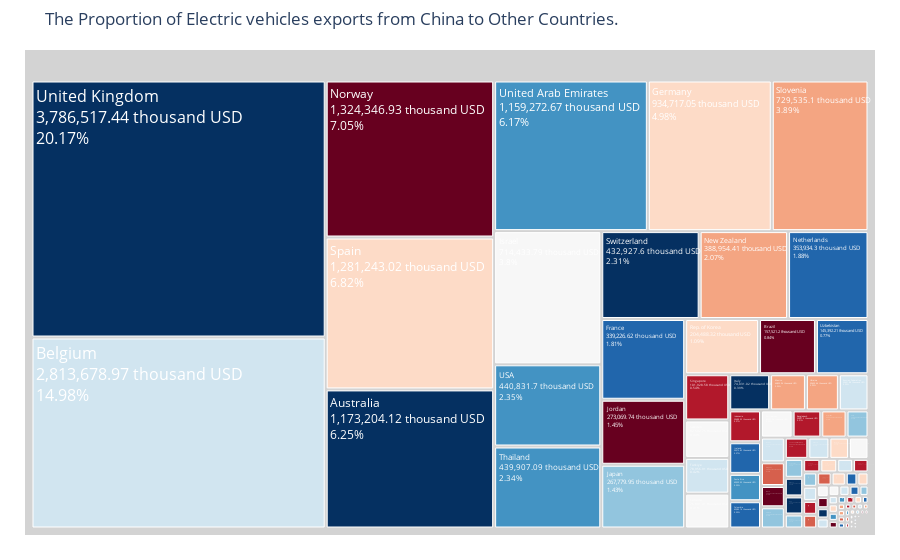
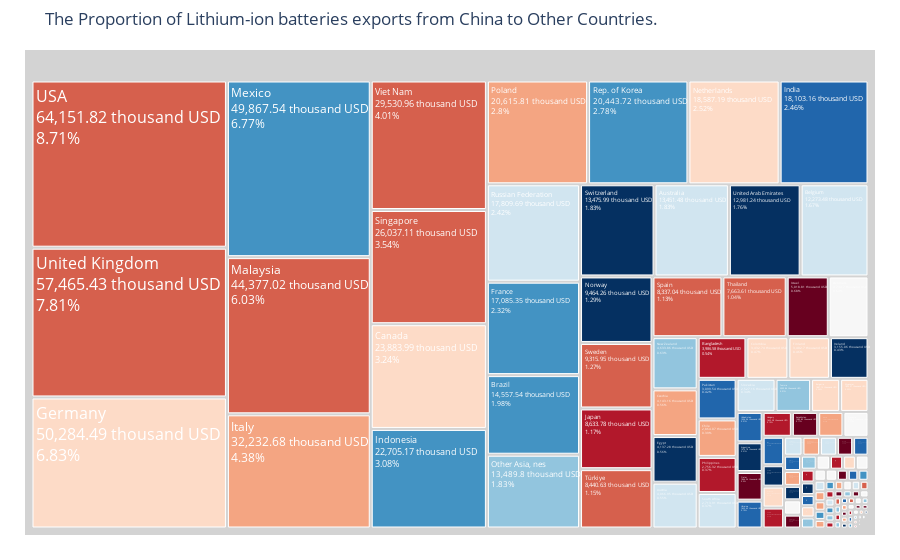

The notebook cell saved with these charts, in order:
### Code cell
export_tree_diagram(n3s,all_data_code,country_code,product_code,new_trio,target_country_name)

### Figure 1 — Plotly figure (JSON) as saved in the notebook; plotly's stock layout.template omitted (floating-point values rounded to 4 significant figures; data arrays with more than 128 entries replaced by an {"elided": "..."} marker saying what was removed)
{"data": [{"branchvalues": "total", "customdata": {"elided": "155x2 mixed values"}, "domain": {"x": [0, 1], "y": [0, 1]}, "hovertemplate": "labels=%{label}<br>export_value=%{value}<br>parent=%{parent}<br>id=%{id}<br>percentage=%{customdata[0]}<br>country=%{customdata[1]}<extra></extra>", "ids": {"elided": "155 str values"}, "labels": {"elided": "155 str values"}, "marker": {"colors": {"elided": "155 str values"}}, "name": "", "parents": {"elided": "155 str values"}, "root": {"color": "lightgrey"}, "textfont": {"color": "white", "size": 16}, "texttemplate": "%{label}<br>%{value} thousand USD<br>%{customdata[0]}%", "type": "treemap", "values": {"elided": "155 float values"}}], "layout": {"legend": {"tracegroupgap": 0}, "margin": {"b": 25, "l": 25, "r": 25, "t": 50}, "title": {"text": "The Proportion of Electric vehicles exports from China to Other Countries."}, "treemapcolorway": ["rgb(103,0,31)", "rgb(178,24,43)", "rgb(214,96,77)", "rgb(244,165,130)", "rgb(253,219,199)", "rgb(247,247,247)", "rgb(209,229,240)", "rgb(146,197,222)", "rgb(67,147,195)", "rgb(33,102,172)", "rgb(5,48,97)"]}}

### Figure 2 — Plotly figure (JSON) as saved in the notebook; plotly's stock layout.template omitted (floating-point values rounded to 4 significant figures; data arrays with more than 128 entries replaced by an {"elided": "..."} marker saying what was removed)
{"data": [{"branchvalues": "total", "customdata": {"elided": "158x2 mixed values"}, "domain": {"x": [0, 1], "y": [0, 1]}, "hovertemplate": "labels=%{label}<br>export_value=%{value}<br>parent=%{parent}<br>id=%{id}<br>percentage=%{customdata[0]}<br>country=%{customdata[1]}<extra></extra>", "ids": {"elided": "158 str values"}, "labels": {"elided": "158 str values"}, "marker": {"colors": {"elided": "158 str values"}}, "name": "", "parents": {"elided": "158 str values"}, "root": {"color": "lightgrey"}, "textfont": {"color": "white", "size": 16}, "texttemplate": "%{label}<br>%{value} thousand USD<br>%{customdata[0]}%", "type": "treemap", "values": {"elided": "158 float values"}}], "layout": {"legend": {"tracegroupgap": 0}, "margin": {"b": 25, "l": 25, "r": 25, "t": 50}, "title": {"text": "The Proportion of Lithium-ion batteries exports from China to Other Countries."}, "treemapcolorway": ["rgb(103,0,31)", "rgb(178,24,43)", "rgb(214,96,77)", "rgb(244,165,130)", "rgb(253,219,199)", "rgb(247,247,247)", "rgb(209,229,240)", "rgb(146,197,222)", "rgb(67,147,195)", "rgb(33,102,172)", "rgb(5,48,97)"]}}
